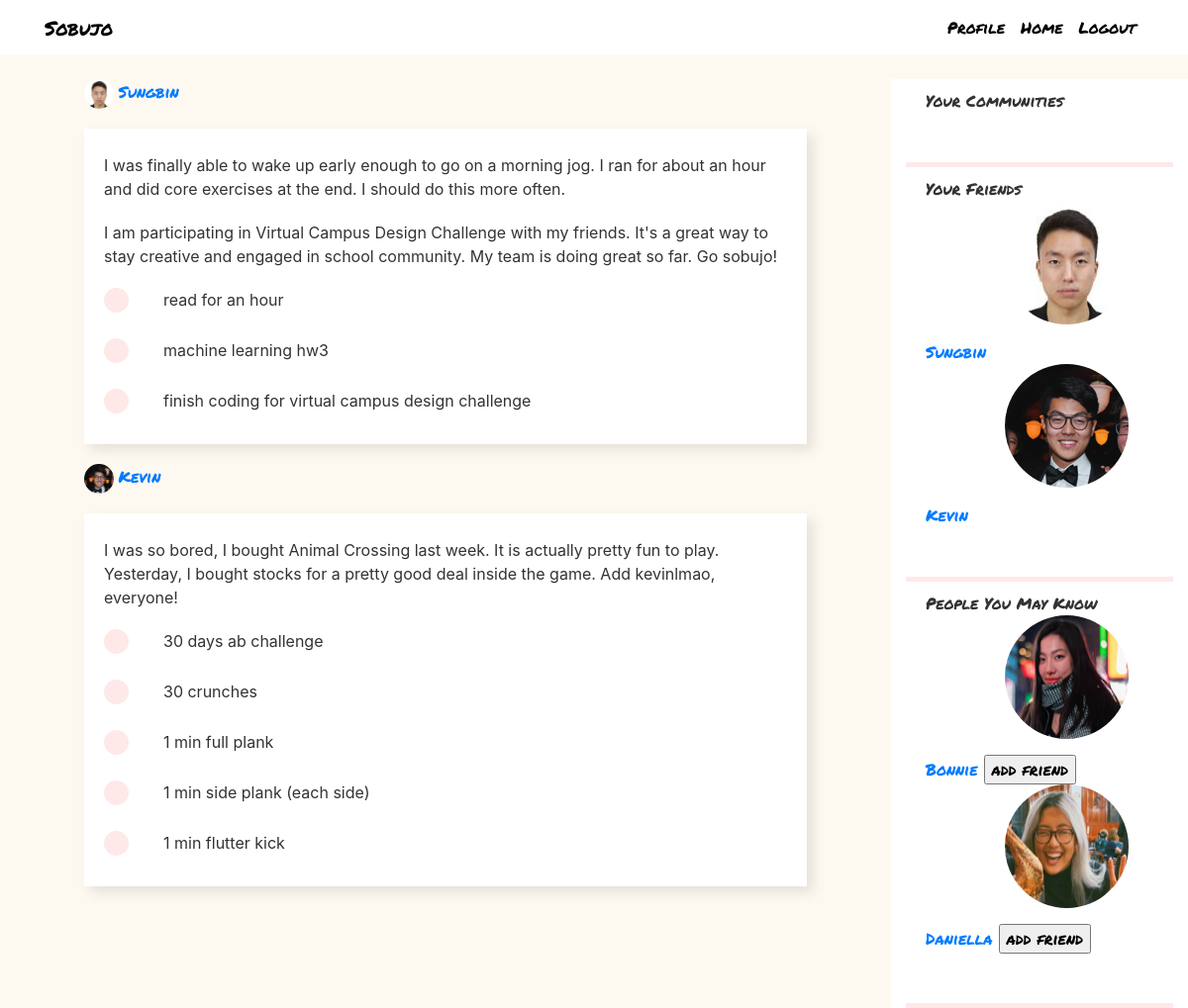
/home (signed in), run on the app's committed database.
### flaskblog/models.py (models this page shows, shortened)
class User(db.Model, UserMixin):
    id = db.Column(db.Integer, primary_key=True)
    username = db.Column(db.String(20), unique=True, nullable=False)
    email = db.Column(db.String(120), unique=True, nullable=False)
    image_file = db.Column(db.String(20), nullable=False, default='default.jpg')
    password = db.Column(db.String(60), nullable=False)
    pages = db.relationship("Page", backref="user")
    friends = db.relationship("User", secondary=friendship,
                           primaryjoin=id==friendship.c.friend_a_id,
                           secondaryjoin=id==friendship.c.friend_b_id)
    community = db.relationship("Community", secondary=membership, backref="members")
    comments = db.relationship("Comment", backref="author") # received

class Entry(db.Model):
    id = db.Column(db.Integer, primary_key=True)
    page_id = db.Column(db.Integer, db.ForeignKey('page.id'), nullable=False)
    text = db.Column(db.String(500), nullable=False)
    comments = db.relationship("Comment", backref="entry")

class Goal(db.Model):
    id = db.Column(db.Integer, primary_key=True)
    page_id = db.Column(db.Integer, db.ForeignKey('page.id'), nullable=False)
    text = db.Column(db.String(500), nullable=False)
    comments = db.relationship("Comment", backref="goal")

### flaskblog/routes.py (the view)
@app.route("/home", methods=['GET', 'POST'])
@login_required
def home():
    users = User.query.all()
    users = [user for user in users if user.id != current_user.id and user not in current_user.friends]
    entries = defaultdict(list)
    goals = defaultdict(list)
    for friend in current_user.friends:
        for page in friend.pages:
            entries[friend].extend(Entry.query.filter_by(page_id=page.id).all())
            goals[friend].extend(Goal.query.filter_by(page_id=page.id).all())
    return render_template('home.html', entries=entries, goals=goals, users=users)

### flaskblog/models.py (called while the page is built)
@login_manager.user_loader
def load_user(user_id):
    return User.query.get(int(user_id))

### flaskblog/templates/home.html
{% extends "layout.html" %}
{% block content %}
<div class="container-feed">
    {% for author in entries %}
        <img class="rounded-circle feed-img" src="{{ url_for('static', filename='profile_pics/' + author.image_file) }}">
        <span class="feed-style"> <a href="{{ url_for('spectate', user_id=author.id) }}"> {{ author.username }} </a> </span>
        <div class="entry-style">
            {% for entry in entries[author] %}
              <div class="individual-goal">{{ entry.text }} </div>
            {%  endfor %}
            {% for goal in goals[author] %}
              <div class="row individual-goal">
                <div class="col-md-1">
                    <div class="dot"></div>
                </div>
                <div class="col-md-11">
                    <div> {{ goal.text }} </div>
                </div>
            </div>
            {%  endfor %}
        </div>
    {% endfor %}
</div>
{% endblock content %}

### flaskblog/templates/layout.html (shortened to what this page needs)
<!DOCTYPE html>
<html>
<head>
    <link rel="stylesheet" href="https://maxcdn.bootstrapcdn.com/bootstrap/4.0.0/css/bootstrap.min.css">
    <link rel="stylesheet" type="text/css" href="{{ url_for('static', filename='main.css') }}">
</head>
<body>
    <header class="site-header">
      <nav class="navbar navbar-expand-md navbar-dark bg-steel fixed-top">
        <div class="container">
          <a class="title-style mr-4" href="/">Sobujo</a>
          <div class="collapse navbar-collapse" id="navbarToggle">
            <div class="navbar-nav">
              {% if current_user.is_authenticated %}
                <a class="nav-item nav-link" href="{{ url_for('journal') }}">Profile</a>
                <a class="nav-item nav-link" href="{{ url_for('home') }}">Home</a>
                <a class="nav-item nav-link" href="{{ url_for('logout') }}">Logout</a>
              {% else %}
                <a class="nav-item nav-link" href="{{ url_for('login') }}">Login</a>
                <a class="nav-item nav-link" href="{{ url_for('register') }}">Register</a>
              {% endif %}
            </div>
          </div>
        </div>
      </nav>
    </header>
    <main role="main" class="container-fluid">
      <div class="row">
        <div class="col-md-9">
          {% block content %}{% endblock %}
        </div>
        {% if current_user.is_authenticated %}
          <div class="col-md-3 bg-steel">
            <div class="sidebar-section">
              Your Communities
            </div>
            <div class="pink-divider"></div>
            <div class="sidebar-section">
              Your Friends
              {% for friend in current_user.friends %}
                <img class="rounded-circle account-img" src="/static/profile_pics/{{ friend.image_file }}">
                <a href="{{ url_for('spectate', user_id=friend.id) }}"> {{ friend.username }} </a>
                {% endfor %}
            </div>
            <div class="pink-divider"></div>
            <div class="sidebar-section">
              People You May Know
              {% for user in users %}
                <img class="rounded-circle account-img" src="/static/profile_pics/{{ user.image_file }}">
                <a href="{{ url_for('spectate', user_id=user.id) }}"> {{ user.username }} </a>
                <input type="button" value="add friend" onclick="addFriend({{user.id}})">
                {% endfor %}
            </div>
            <div class="pink-divider"></div>
          </div>
        {% endif %}
      </div>
    </main>
</body>
</html>

### flaskblog/static/main.css (style rules this page uses)
body { background-color: #FEF9F0; color: #333333; margin-top: 5rem; }
.bg-steel { background-color: #ffffff; }
.title-style { color: black; font-size: 20px; font-family: "Permanent Marker"; }
.site-header .navbar-nav .nav-link { color: black; font-family: "Permanent Marker"; }
.sidebar-section { background: #ffffff; padding: 10px 20px; font-family: "Permanent Marker"; padding-bottom: 50px; }
.account-img { height: 125px; width: 125px; margin-bottom: 16px; margin-right: 80px; margin-left: 80px; }
.pink-divider { background-color: #FFE8E8; height: 5px; width: 100%; }
.dot { height: 25px; width: 25px; background-color: #FFE8E8; border-radius: 50%; display: inline-block; }
.entry-style { margin-top: 20px; background: #ffffff; padding: 15px 20px; box-shadow: 6px 6px 12px rgba(0, 0, 0, 0.1); margin-bottom: 20px; }
.individual-goal { padding-top: 10px; padding-bottom: 10px; }
.container-feed { padding-left: 70px; padding-right: 70px; }
.feed-style { font-family: Permanent Marker; font-size: 16px; line-height: 16px; }
.feed-img { height: 30px; width: 30px; }

### data on the page
User: image_file (picture), username "Sungbin"
Entry: text "I was finally able to wake up early enough to go on a morning jog. I ran for about an hour and did core exercises at the end. I should do this more often."
Entry: text "I am participating in Virtual Campus Design Challenge with my friends. It's a great way to stay creative and engaged in school community. My team is doing great so far. Go sobujo!"
Goal: text "read for an hour"
Goal: text "machine learning hw3"
Goal: text "finish coding for virtual campus design challenge"
User: image_file (picture), username "Kevin"
Entry: text "I was so bored, I bought Animal Crossing last week. It is actually pretty fun to play. Yesterday, I bought stocks for a pretty good deal inside the game. Add kevinlmao, everyone!"
Goal: text "30 days ab challenge"
Goal: text "30 crunches"
Goal: text "1 min full plank"
Goal: text "1 min side plank (each side)"
Goal: text "1 min flutter kick"
User: image_file (picture), username "Bonnie"
User: image_file (picture), username "Daniella"
